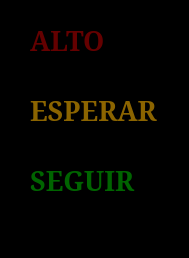
<?xml version="1.0" encoding="UTF-8"?>
<ui version="4.0">
 <class>MainWindow</class>
 <widget class="QMainWindow" name="MainWindow">
  <property name="geometry">
   <rect>
    <x>0</x>
    <y>0</y>
    <width>189</width>
    <height>258</height>
   </rect>
  </property>
  <property name="windowTitle">
   <string>MainWindow</string>
  </property>
  <property name="styleSheet">
   <string notr="true">background-color: rgb(0, 0, 0);</string>
  </property>
  <widget class="QWidget" name="centralwidget">
   <widget class="QLabel" name="lbl_A">
    <property name="geometry">
     <rect>
      <x>30</x>
      <y>20</y>
      <width>131</width>
      <height>41</height>
     </rect>
    </property>
    <property name="font">
     <font>
      <family>MS Serif</family>
      <pointsize>20</pointsize>
      <weight>75</weight>
      <bold>true</bold>
     </font>
    </property>
    <property name="styleSheet">
     <string notr="true">color: rgb(100, 0, 0);</string>
    </property>
    <property name="text">
     <string>ALTO</string>
    </property>
   </widget>
   <widget class="QLabel" name="lbl_E">
    <property name="geometry">
     <rect>
      <x>30</x>
      <y>90</y>
      <width>141</width>
      <height>41</height>
     </rect>
    </property>
    <property name="font">
     <font>
      <family>MS Serif</family>
      <pointsize>20</pointsize>
      <weight>75</weight>
      <bold>true</bold>
     </font>
    </property>
    <property name="styleSheet">
     <string notr="true">color: rgb(139, 100, 0);</string>
    </property>
    <property name="text">
     <string>ESPERAR</string>
    </property>
   </widget>
   <widget class="QLabel" name="lbl_go">
    <property name="geometry">
     <rect>
      <x>30</x>
      <y>160</y>
      <width>141</width>
      <height>41</height>
     </rect>
    </property>
    <property name="font">
     <font>
      <family>MS Serif</family>
      <pointsize>20</pointsize>
      <weight>75</weight>
      <bold>true</bold>
     </font>
    </property>
    <property name="styleSheet">
     <string notr="true">color: rgb(0, 100, 0);</string>
    </property>
    <property name="text">
     <string>SEGUIR</string>
    </property>
   </widget>
  </widget>
  <widget class="QMenuBar" name="menubar">
   <property name="geometry">
    <rect>
     <x>0</x>
     <y>0</y>
     <width>189</width>
     <height>18</height>
    </rect>
   </property>
  </widget>
  <widget class="QStatusBar" name="statusbar"/>
 </widget>
 <resources/>
 <connections/>
</ui>
